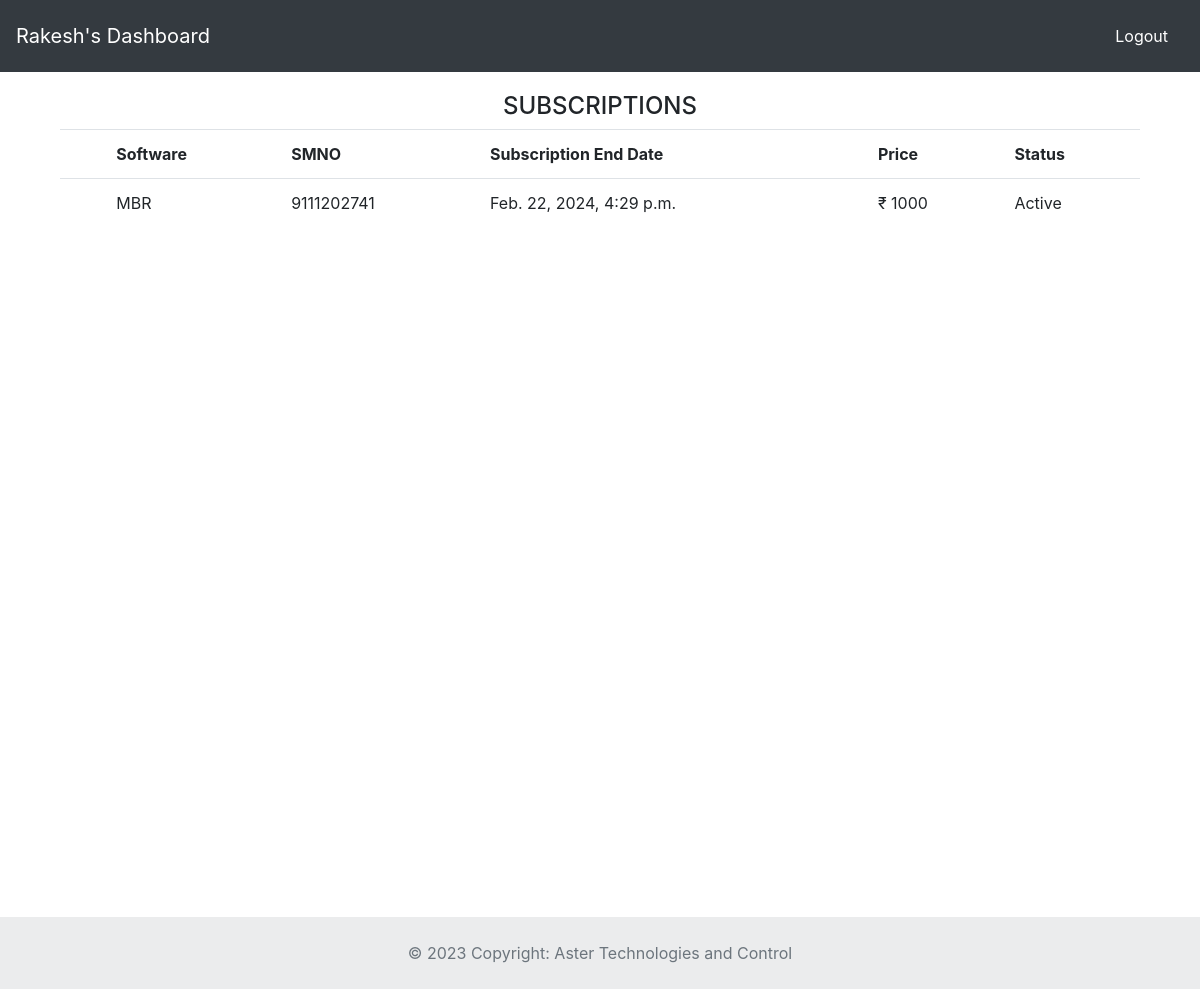
Page /sublist/3/ (signed in) on the earlier database version.
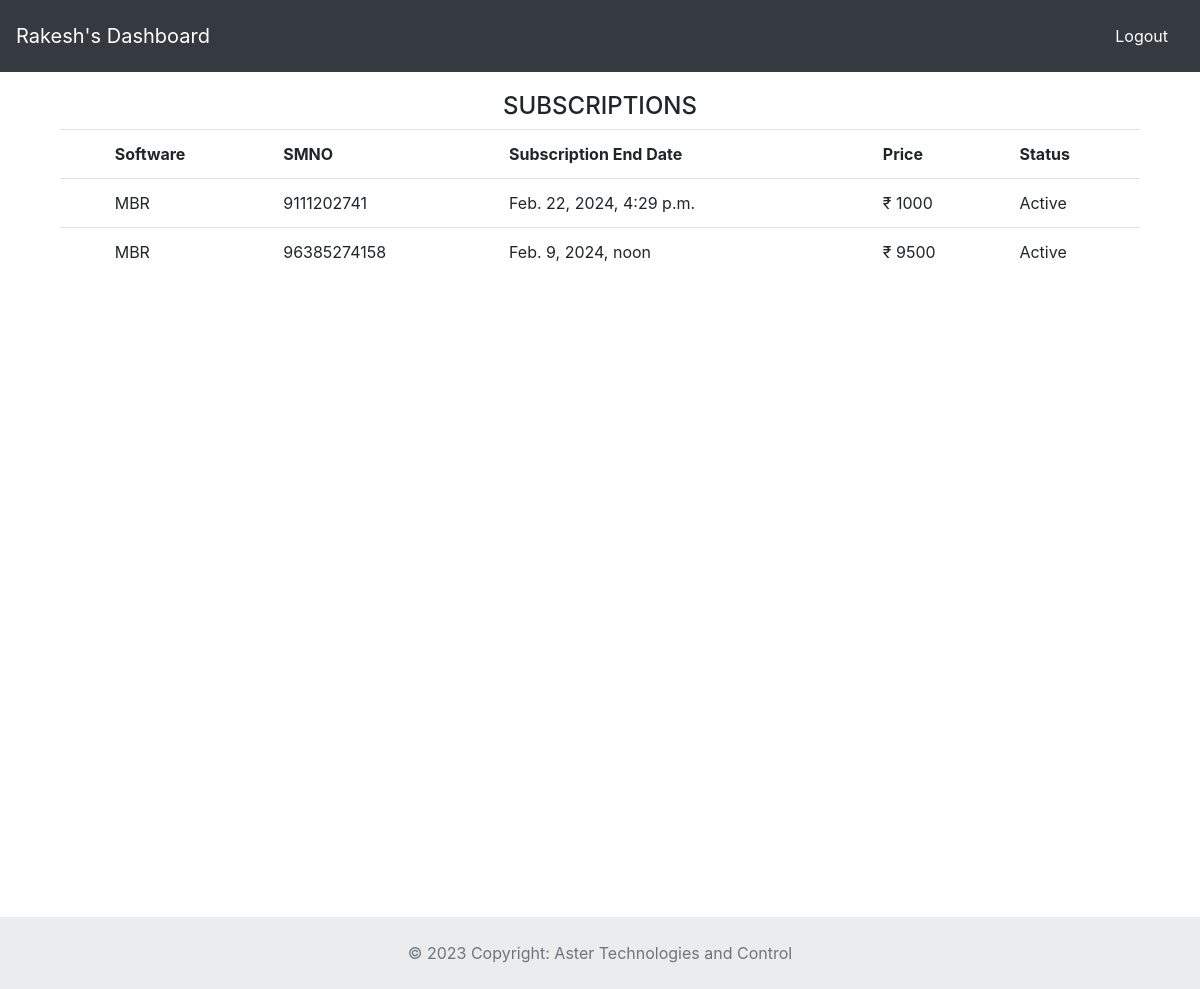
Same page on the later database version.
### astercrm/models.py (models this page shows, shortened)
class Subscription(models.Model):
	plant_smno=models.CharField(unique=True,max_length=15)
	start_date=models.DateTimeField(auto_now_add=False)
	end_date=models.DateTimeField(auto_now=False)
	usage_id = models.ForeignKey(Usage,on_delete=models.CASCADE)
	price = models.IntegerField(default=1000)
	last_login = models.CharField(max_length=30,default="None")
	status = models.CharField(max_length=15,default="Active")

class Usage(models.Model):
	class Meta():
		unique_together = ('usage_user', 'usage_software')
	usage_user = models.ForeignKey(User, on_delete=models.CASCADE)
	usage_software = models.ForeignKey(Software, on_delete=models.CASCADE)

class Software(models.Model):
	name = models.CharField(max_length=15)
	url = models.CharField(max_length=50)
	feature_addon = models.CharField(max_length=30, default="None")
	module_addon = models.CharField(max_length=30,default="None")

### astercrm/views.py (the view)
# urls.py: path('sublist/<id>/',views.sublist_call),
@login_required
def sublist_call(request,id):
	slist=Subscription.objects.filter(usage_id__usage_user=request.user).filter(usage_id__usage_software__id=id)
	return render(request,'sublist.html',{'slist':slist})

### templates/sublist.html (shortened to what this page needs)
{% extends 'dashboard.html' %}
{% block body %}
<div class="container" style="margin-top:20px;">
<h4 align="center">SUBSCRIPTIONS</h4>
{% if slist %}
<table class="table">
  <tbody>
    <tr>
      <th scope="row" class="card-group"></th>
      <th>Software</th>
      <th>SMNO</th>
      <th>Subscription End Date</th>
      <th>Price</th>
      <th>Status</th>
    </tr>
	</div>
      {% for i in slist %}
      <tr>
			   <th scope="row" class="card-group"></th>
				<td>{{ i.usage_id.usage_software.name }}</td>
      			<td>{{i.plant_smno }}</td>
      			<td>{{ i.end_date }}</td>
      			<td>₹ {{ i.price }}</td>
      			<td>{{ i.status }}</td>
      </tr>
       {% endfor %}
{% else %}
            <h4 align="center">No Data Available!!</h4>
{% endif %}
</div>
{% endblock %}

Differences in the rows shown:
added Subscription: usage_id.usage_software.name "MBR", plant_smno "96385274158", end_date "Feb. 9, 2024, noon", price "9500", status "Active"
